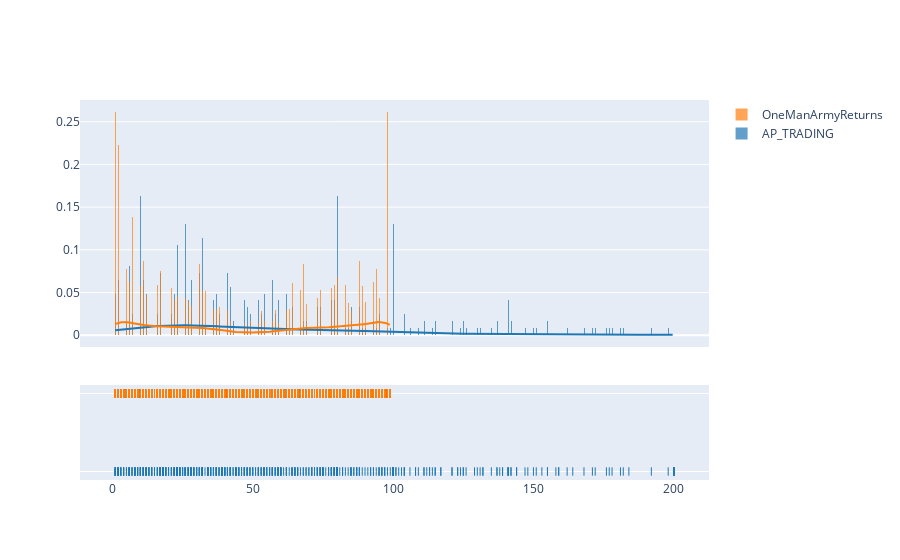

Notebook code cell kept with this figure:
### Markdown cell above
We need to make far more inserts, cancels and trades, sufficed to say, the others are probably actually market making xd

### Code cell
analyse_volumes(m30, ['AP_TRADING', 'OneManArmyReturns'])

### Figure 1 — Plotly figure (JSON) as saved in the notebook; plotly's stock layout.template omitted (floating-point values rounded to 4 significant figures; data arrays with more than 128 entries replaced by an {"elided": "..."} marker saying what was removed)
{"data": [{"autobinx": false, "histnorm": "probability density", "legendgroup": "AP_TRADING", "marker": {"color": "rgb(31, 119, 180)"}, "name": "AP_TRADING", "opacity": 0.7, "type": "histogram", "x": {"elided": "624 int values"}, "xaxis": "x", "xbins": {"end": 200, "size": 0.2, "start": 1}, "yaxis": "y"}, {"autobinx": false, "histnorm": "probability density", "legendgroup": "OneManArmyReturns", "marker": {"color": "rgb(255, 127, 14)"}, "name": "OneManArmyReturns", "opacity": 0.7, "type": "histogram", "x": {"elided": "28734 int values"}, "xaxis": "x", "xbins": {"end": 99, "size": 0.2, "start": 1}, "yaxis": "y"}, {"legendgroup": "AP_TRADING", "marker": {"color": "rgb(31, 119, 180)"}, "mode": "lines", "name": "AP_TRADING", "showlegend": false, "type": "scatter", "x": {"elided": "500 float values"}, "xaxis": "x", "y": {"elided": "500 float values"}, "yaxis": "y"}, {"legendgroup": "OneManArmyReturns", "marker": {"color": "rgb(255, 127, 14)"}, "mode": "lines", "name": "OneManArmyReturns", "showlegend": false, "type": "scatter", "x": {"elided": "500 float values"}, "xaxis": "x", "y": {"elided": "500 float values"}, "yaxis": "y"}, {"legendgroup": "AP_TRADING", "marker": {"color": "rgb(31, 119, 180)", "symbol": "line-ns-open"}, "mode": "markers", "name": "AP_TRADING", "showlegend": false, "type": "scatter", "x": {"elided": "624 int values"}, "xaxis": "x", "y": {"elided": "624 str values"}, "yaxis": "y2"}, {"legendgroup": "OneManArmyReturns", "marker": {"color": "rgb(255, 127, 14)", "symbol": "line-ns-open"}, "mode": "markers", "name": "OneManArmyReturns", "showlegend": false, "type": "scatter", "x": {"elided": "28734 int values"}, "xaxis": "x", "y": {"elided": "28734 str values"}, "yaxis": "y2"}], "layout": {"barmode": "overlay", "hovermode": "closest", "legend": {"traceorder": "reversed"}, "xaxis": {"anchor": "y2", "domain": [0, 1], "zeroline": false}, "yaxis": {"anchor": "free", "domain": [0.35, 1], "position": 0}, "yaxis2": {"anchor": "x", "domain": [0, 0.25], "dtick": 1, "showticklabels": false}}}
